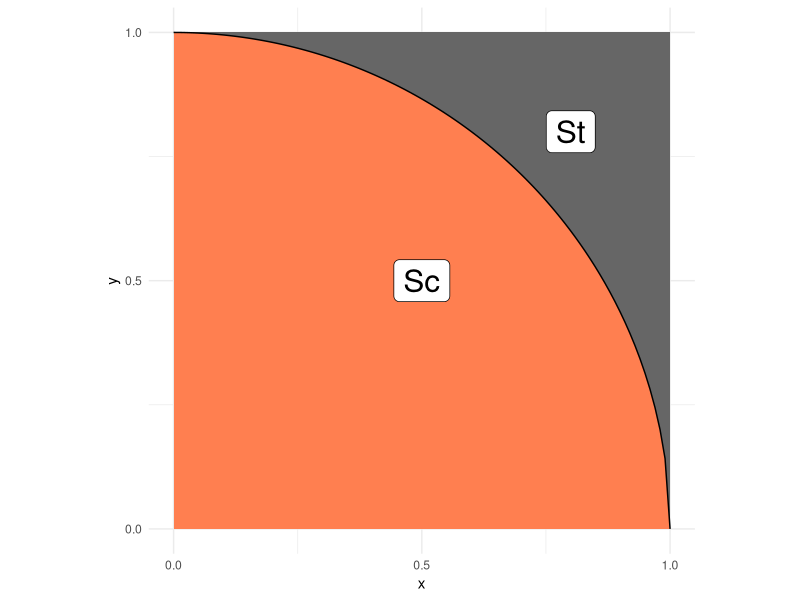
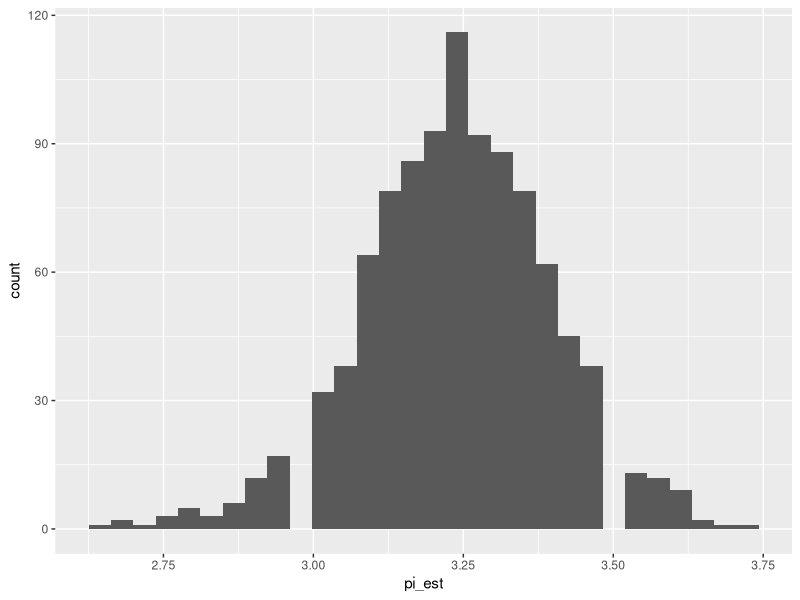

Reproduce these figures in R, in order.
## ---- chunk 1
library(tidyverse)
library(rsample)
## ---- chunk 2
## NOTE: No need to edit; this visual helps explain the pi estimation scheme
tibble(x = seq(0, 1, length.out = 100)) %>%
  mutate(y = sqrt(1 - x^2)) %>%

  ggplot(aes(x, y)) +
  annotate(
    "rect",
    xmin = 0, ymin = 0, xmax = 1, ymax = 1,
    fill = "grey40",
    size = 1
  ) +
  geom_ribbon(aes(ymin = 0, ymax = y), fill = "coral") +
  geom_line() +
  annotate(
    "label",
    x = 0.5, y = 0.5, label = "Sc",
    size = 8
  ) +
  annotate(
    "label",
    x = 0.8, y = 0.8, label = "St",
    size = 8
  ) +
  scale_x_continuous(breaks = c(0, 1/2, 1)) +
  scale_y_continuous(breaks = c(0, 1/2, 1)) +
  theme_minimal() +
  coord_fixed()
## ---- chunk 3
## TASK: Choose a sample size and generate samples
n <- 100 # Choose a sample size
df_q1 <- tibble(x = runif(n,0,1),y = runif(n,0,1)) # Generate the data

## ---- chunk 4
## NOTE: Do not edit this code
# Correct sample size
assertthat::assert_that(
  dim(df_q1) %>% 
    .[[1]] == n,
  msg = "The sample size should be `n`"
)
# Correct column names
assertthat::assert_that(
  setequal(names(df_q1), c("x", "y")),
  msg = "df_q1 must include the columns `x` and `y`"
)
print("Good")
## ---- chunk 5
## TASK: Finish implementing this function
stat <- function(x, y) {
  value <- (sqrt(x^2 + y^2))
  stat = value <= 1
  replace_with <- 1*4
  stat[stat == TRUE] <- replace_with
  return(stat)
  # TODO: Finish implementing this function
}
## ---- chunk 6
## TASK: Finish writing these assert statements

# Check the value for points *inside* the circle
assertthat::assert_that(
    tibble(x = 0.5, y = 0.5) %>% # Pick a point *inside* the circle
    mutate(stat = stat(x, y)) %>% 
    pull(stat) %>% 
    .[[1]] == 
      4,
  # Write the correct value of stat() here
  msg = "Incorrect value when a point is inside the circle"
)

# Check the value for points *outside* the circle
assertthat::assert_that(
    tibble(x = 1, y = 1) %>% # Pick a point *outside* the circle
    mutate(stat = stat(x, y)) %>% 
    pull(stat) %>% 
    .[[1]] == 
      0,
   # Write the correct value of stat() here
  msg = "Incorrect value when a point is outside the circle"
)
print("Your assertions passed, but make sure they're checking the right thing!")
## ---- chunk 7
## TASK: Estimate pi using your data from q1
df_q3 <- df_q1 %>% mutate(value = stat(x,y)) %>% 
  pull(value) %>% 
  mean() %>%
  tibble(pi_est = .)

#df_q3 <- 
  #df_q1 %>% mutate(in_circle = stat(.$x,.$y) <= 1) %>% 
  #count(in_circle) %>% 
  #mutate(pi_est = 4 * .$n/sum(.$n)) %>% 
  #filter(in_circle == 'TRUE') %>%
  #select(-c(in_circle,n))
  # TODO: Estimate pi as the column `pi_est`
df_q3
## ---- chunk 8
## NOTE: Do not edit this code
# Correct sample size
assertthat::assert_that(
  dim(df_q3) %>% 
    .[[1]] == 1,
  msg = "This result should have just one row"
)
# Correct column names
assertthat::assert_that(
  setequal(names(df_q3), c("pi_est")),
  msg = "df_q3 must include the column `pi_est`"
)
print("Good")
## ---- chunk 9
## TASK: Finish the code below
df_q4 <- 
  df_q1 %>% 
  bootstraps(., times = 1000) %>% 
  mutate(
    pi_est = map_dbl(
     splits,
      function(split_df) {
        analysis(split_df) %>% 
          mutate(value = stat(x,y)) %>% 
          pull(value) %>% 
          mean() %>%
          tibble(pi_est = .) %>%
          pull(pi_est)
      }
    )
  )

##NOTE: Do not edit; use this to visualize your results
df_q4 %>% 
  ggplot(aes(pi_est)) +
  geom_histogram()
## ---- chunk 10
## TASK: Compute a bootstrap confidence interval at the 95% level 
alpha = 0.05
df_q5 <- 
  df_q4 %>% 
  summarize(
    # TODO: Compute pi_lo and pi_up
    pi_lo = quantile(pi_est,alpha/2),
    pi_up = quantile(pi_est,1-alpha/2)
  )

df_q5
## ---- chunk 11
df_q6 <- 
  df_q4 %>% 
  summarize(
    # TODO: Compute pi_lo and pi_up
    pi_lo = mean(pi_est) - qnorm( 1 - (1 - 0.95) / 2 ) * sd(pi_est) / sqrt(1000),
    pi_up = mean(pi_est) + qnorm( 1 - (1 - 0.95) / 2 ) * sd(pi_est) / sqrt(1000)
  )
df_q6
